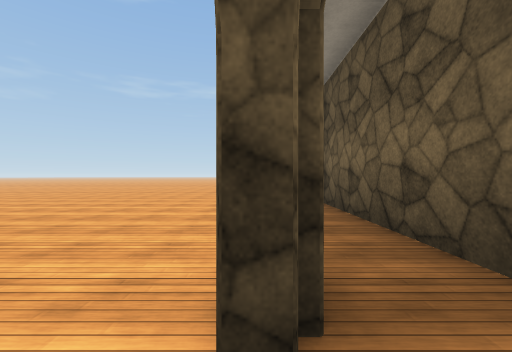
View 1 (above)

19 first-person views from a walk through a scene from a Unity 3-D project. The camera is 1.2 m above the floor, looks level and sees 90° across. The floor is counted in squares, 2 m on a side. Each view is taken from the middle of a square. On the plan, view 1 faces up. The plan holds only what a view shows up to about 9 squares ahead; the rest is blank. The place goes on beyond the plan. The player is left out. Surface patterns are stand-ins for the level's own textures.

View 2
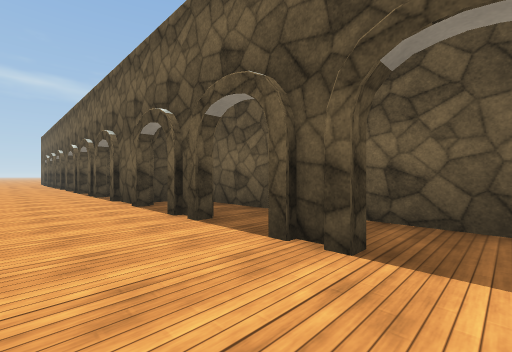

View 3
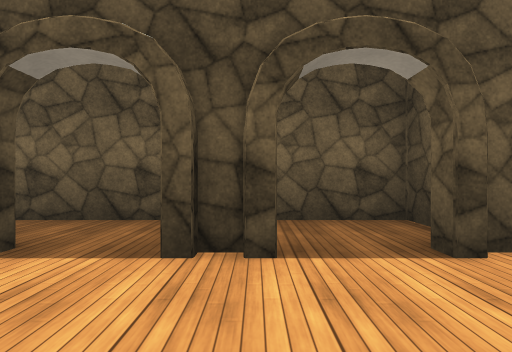

View 4
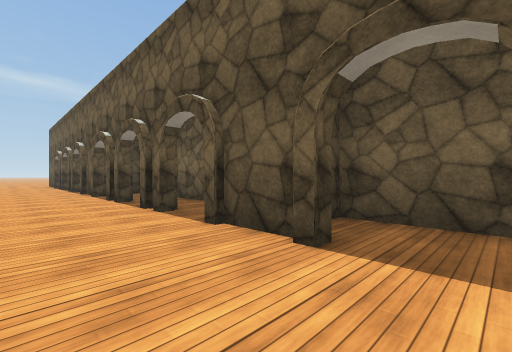

View 5
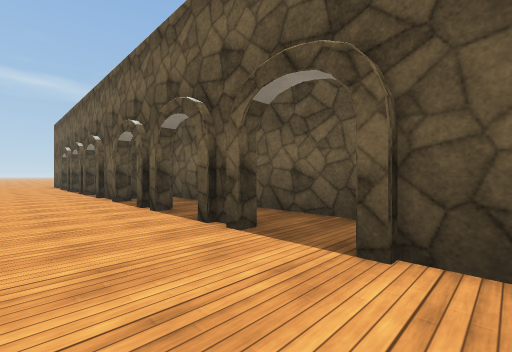

View 6
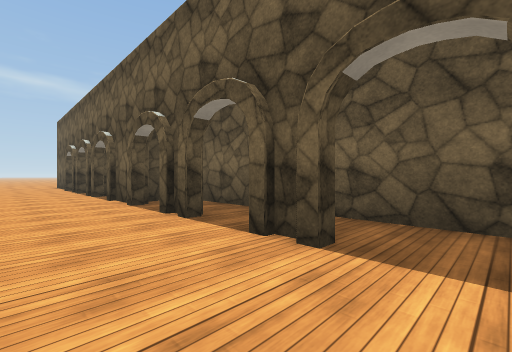

View 7
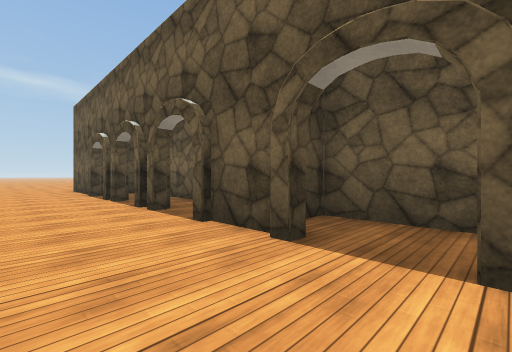

View 8
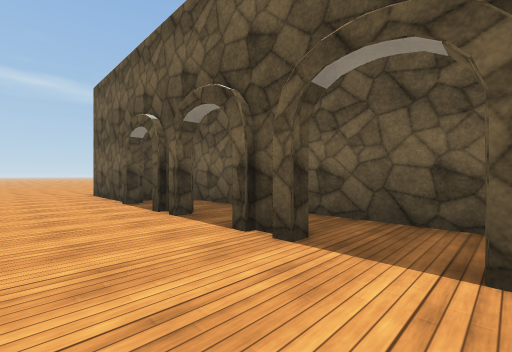

View 9
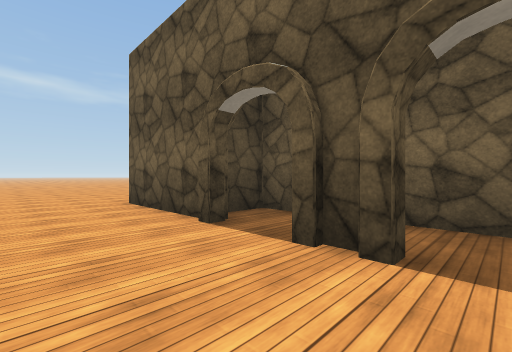

View 10
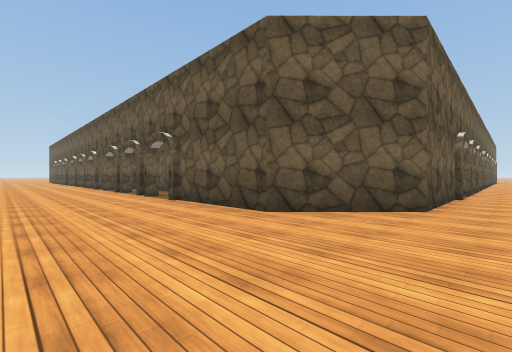

View 11
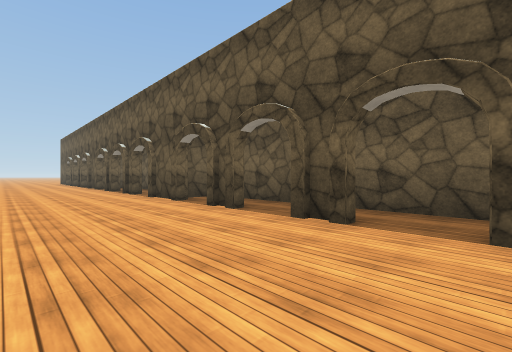

View 12
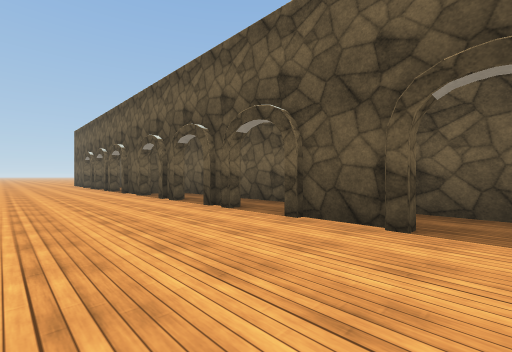

View 13
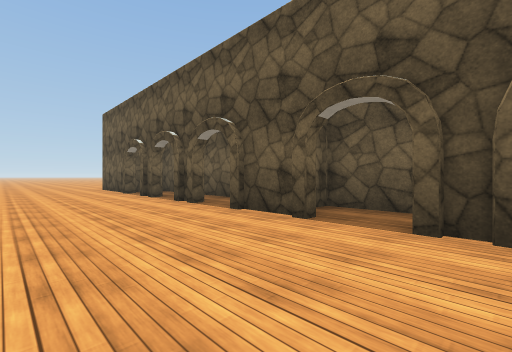

View 14
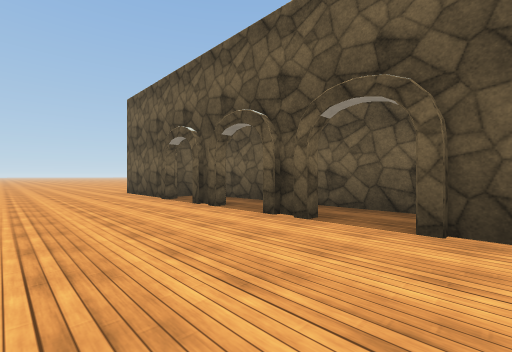

View 15
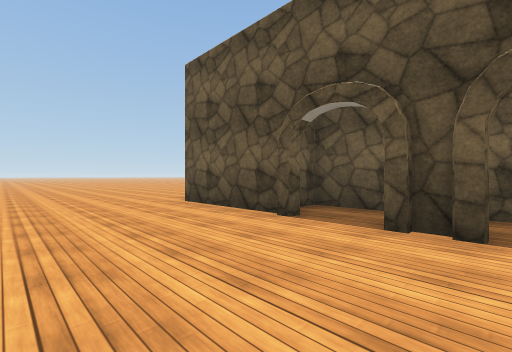

View 16
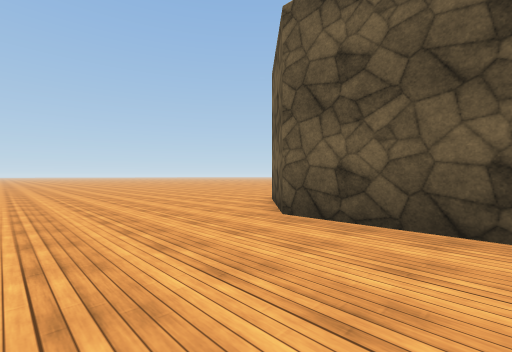

View 17
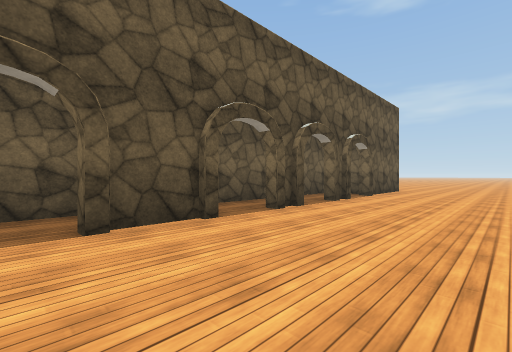

View 18
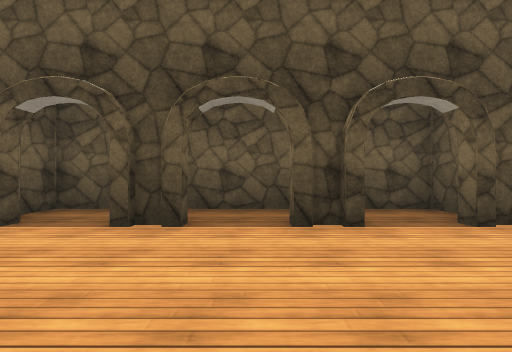

View 19
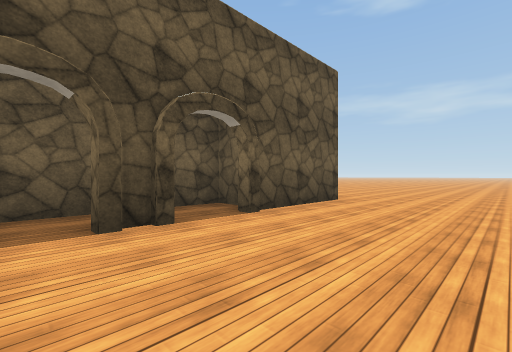

### Floor plan
Points are (right, up) in squares from view 1. A wall is a line through its corners. A room is listed if a view was taken in it or the views show most of it. See-through windows are left out.
Room 1 (views 1, 3, 4, 5)
walls: (0, 3) (0, 3.9); (0, 5.1) (0, 6.9); (0, 0.8) (0, 1.8); (1, -1.1) (1.5, -1.1) (1.5, 5.8) (0.4, 5.8)
ways out: opening at (-1.5, 0.5) to room 2; opening at (-1.5, 6) to room 3
Room 2 (view 2)
walls: (0, -1.1) (0, -0.4)
ways out: opening at (-1.5, 0.5) to room 1; opening at (31.5, 24) to room 5
Room 3 (views 6, 7, 8)
walls: (0, 10.2) (0, 11.1); (0, 12.4) (0, 14.1); (1.5, 7) (1.5, 13) (0.4, 13)
ways out: opening at (-1.5, 6) to room 1; opening at (-1.5, 13.5) to room 4
Room 4 (view 9)
walls: (0, 17.5) (0, 18.5); (0, 19.6) (0, 23); (0, 15.4) (0, 16.2); (1.5, 14.1) (1.5, 20.3) (0.4, 20.3)
ways out: opening at (-1.5, 13.5) to room 3; opening at (-1.5, 23.5) to room 5
Room 5 (views 10, 11, 12, 13, 14, 15, 16, 17, 18, 19)
walls: (15.9, 24.9) (16.8, 24.9); (13.6, 24.9) (14.6, 24.9); (18, 24.9) (19.8, 24.9); (11.8, 24) (11.8, 23.4) (18.6, 23.4) (18.6, 24.4); (11.4, 23.6) (11.4, 24.4); (10.8, 24.9) (12.5, 24.9); (20, 23.4) (25.9, 23.4) (25.9, 24.4); (21, 24.9) (21.9, 24.9); (8.5, 24.9) (9.5, 24.9); (23.1, 24.9) (24, 24.9); (6.4, 24.5) (6.4, 24.9) (7.4, 24.9); (25.3, 24.9) (28.5, 24.9) (30.4, 23); (4.5, 24.4) (4.5, 23.4) (11.1, 23.4); (0, 23) (1.9, 24.9) (5.1, 24.9)
ways out: opening at (31.5, 24) to room 2; opening at (-1.5, 23.5) to room 4

Positions as (right, up) in squares from view 1, and headings:
1: (0, 0), facing up
2: (-2, 0), facing up-right
3: (-2, 1), facing right
4: (-2, 4), facing up-right
5: (-2, 6), facing up-right
6: (-2, 7), facing up-right
7: (-2, 11), facing up-right
8: (-2, 14), facing up-right
9: (-2, 17), facing up-right
10: (-1, 28), facing down-right
11: (5, 28), facing down-right
12: (10, 28), facing down-right
13: (16, 28), facing down-right
14: (19, 28), facing down-right
15: (23, 28), facing down-right
16: (26, 28), facing down-right
17: (13, 28), facing down-left
18: (15, 28), facing down
19: (8, 28), facing down-left
